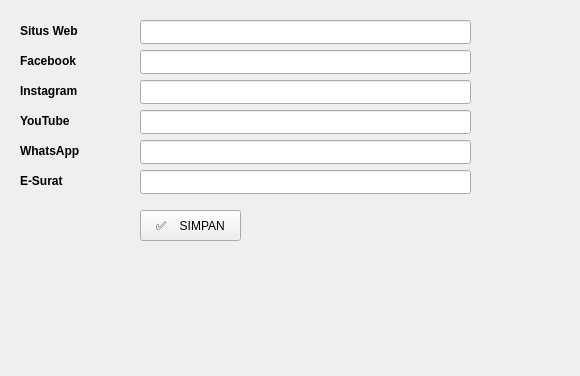
<?xml version="1.0" encoding="UTF-8"?>
<ui version="4.0">
 <class>Frame</class>
 <widget class="QFrame" name="Frame">
  <property name="geometry">
   <rect>
    <x>0</x>
    <y>0</y>
    <width>580</width>
    <height>376</height>
   </rect>
  </property>
  <property name="windowTitle">
   <string>Frame</string>
  </property>
  <widget class="QLabel" name="label">
   <property name="geometry">
    <rect>
     <x>20</x>
     <y>20</y>
     <width>111</width>
     <height>21</height>
    </rect>
   </property>
   <property name="font">
    <font>
     <weight>75</weight>
     <bold>true</bold>
    </font>
   </property>
   <property name="text">
    <string>Situs Web</string>
   </property>
  </widget>
  <widget class="QLineEdit" name="field_web">
   <property name="geometry">
    <rect>
     <x>140</x>
     <y>20</y>
     <width>331</width>
     <height>24</height>
    </rect>
   </property>
  </widget>
  <widget class="QLineEdit" name="field_fb">
   <property name="geometry">
    <rect>
     <x>140</x>
     <y>50</y>
     <width>331</width>
     <height>24</height>
    </rect>
   </property>
  </widget>
  <widget class="QLabel" name="label_2">
   <property name="geometry">
    <rect>
     <x>20</x>
     <y>50</y>
     <width>111</width>
     <height>21</height>
    </rect>
   </property>
   <property name="font">
    <font>
     <weight>75</weight>
     <bold>true</bold>
    </font>
   </property>
   <property name="text">
    <string>Facebook</string>
   </property>
  </widget>
  <widget class="QLineEdit" name="field_ig">
   <property name="geometry">
    <rect>
     <x>140</x>
     <y>80</y>
     <width>331</width>
     <height>24</height>
    </rect>
   </property>
  </widget>
  <widget class="QLabel" name="label_3">
   <property name="geometry">
    <rect>
     <x>20</x>
     <y>80</y>
     <width>111</width>
     <height>21</height>
    </rect>
   </property>
   <property name="font">
    <font>
     <weight>75</weight>
     <bold>true</bold>
    </font>
   </property>
   <property name="text">
    <string>Instagram</string>
   </property>
  </widget>
  <widget class="QLineEdit" name="field_yt">
   <property name="geometry">
    <rect>
     <x>140</x>
     <y>110</y>
     <width>331</width>
     <height>24</height>
    </rect>
   </property>
  </widget>
  <widget class="QLabel" name="label_4">
   <property name="geometry">
    <rect>
     <x>20</x>
     <y>110</y>
     <width>111</width>
     <height>21</height>
    </rect>
   </property>
   <property name="font">
    <font>
     <weight>75</weight>
     <bold>true</bold>
    </font>
   </property>
   <property name="text">
    <string>YouTube</string>
   </property>
  </widget>
  <widget class="QLabel" name="label_5">
   <property name="geometry">
    <rect>
     <x>20</x>
     <y>140</y>
     <width>111</width>
     <height>21</height>
    </rect>
   </property>
   <property name="font">
    <font>
     <weight>75</weight>
     <bold>true</bold>
    </font>
   </property>
   <property name="text">
    <string>WhatsApp</string>
   </property>
  </widget>
  <widget class="QLineEdit" name="field_wa">
   <property name="geometry">
    <rect>
     <x>140</x>
     <y>140</y>
     <width>331</width>
     <height>24</height>
    </rect>
   </property>
  </widget>
  <widget class="QLabel" name="label_6">
   <property name="geometry">
    <rect>
     <x>20</x>
     <y>170</y>
     <width>111</width>
     <height>21</height>
    </rect>
   </property>
   <property name="font">
    <font>
     <weight>75</weight>
     <bold>true</bold>
    </font>
   </property>
   <property name="text">
    <string>E-Surat</string>
   </property>
  </widget>
  <widget class="QLineEdit" name="field_email">
   <property name="geometry">
    <rect>
     <x>140</x>
     <y>170</y>
     <width>331</width>
     <height>24</height>
    </rect>
   </property>
  </widget>
  <widget class="QPushButton" name="btn_save">
   <property name="geometry">
    <rect>
     <x>140</x>
     <y>210</y>
     <width>101</width>
     <height>31</height>
    </rect>
   </property>
   <property name="text">
    <string>✅    SIMPAN</string>
   </property>
  </widget>
 </widget>
 <resources/>
 <connections/>
</ui>
